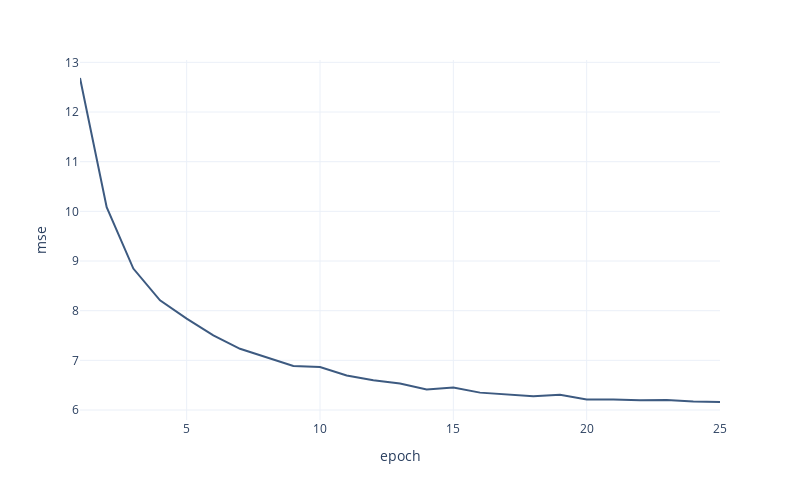

The cell this chart's notebook holds for it:
### Code cell
fit_data = get_fit_data(fit_history, 'mse')

px.line(fit_data, 
        x=fit_data.index, 
        y="mse",
        color_discrete_sequence=["#3d5a80"],
        height=500,
        width=800,
        template="plotly_white")

### Figure 1 — Plotly figure (JSON) as saved in the notebook; plotly's stock layout.template omitted (floating-point values rounded to 4 significant figures)
{"data": [{"hovertemplate": "epoch=%{x}<br>mse=%{y}<extra></extra>", "legendgroup": "", "line": {"color": "#3d5a80", "dash": "solid"}, "marker": {"symbol": "circle"}, "mode": "lines", "name": "", "orientation": "v", "showlegend": false, "type": "scatter", "x": [1, 2, 3, 4, 5, 6, 7, 8, 9, 10, 11, 12, 13, 14, 15, 16, 17, 18, 19, 20, 21, 22, 23, 24, 25], "xaxis": "x", "y": [12.68, 10.08, 8.848, 8.209, 7.839, 7.504, 7.232, 7.068, 6.887, 6.866, 6.694, 6.6, 6.533, 6.412, 6.452, 6.35, 6.31, 6.275, 6.306, 6.213, 6.212, 6.197, 6.201, 6.17, 6.161], "yaxis": "y"}], "layout": {"height": 500, "legend": {"tracegroupgap": 0}, "margin": {"t": 60}, "width": 800, "xaxis": {"anchor": "y", "domain": [0, 1], "title": {"text": "epoch"}}, "yaxis": {"anchor": "x", "domain": [0, 1], "title": {"text": "mse"}}}}
